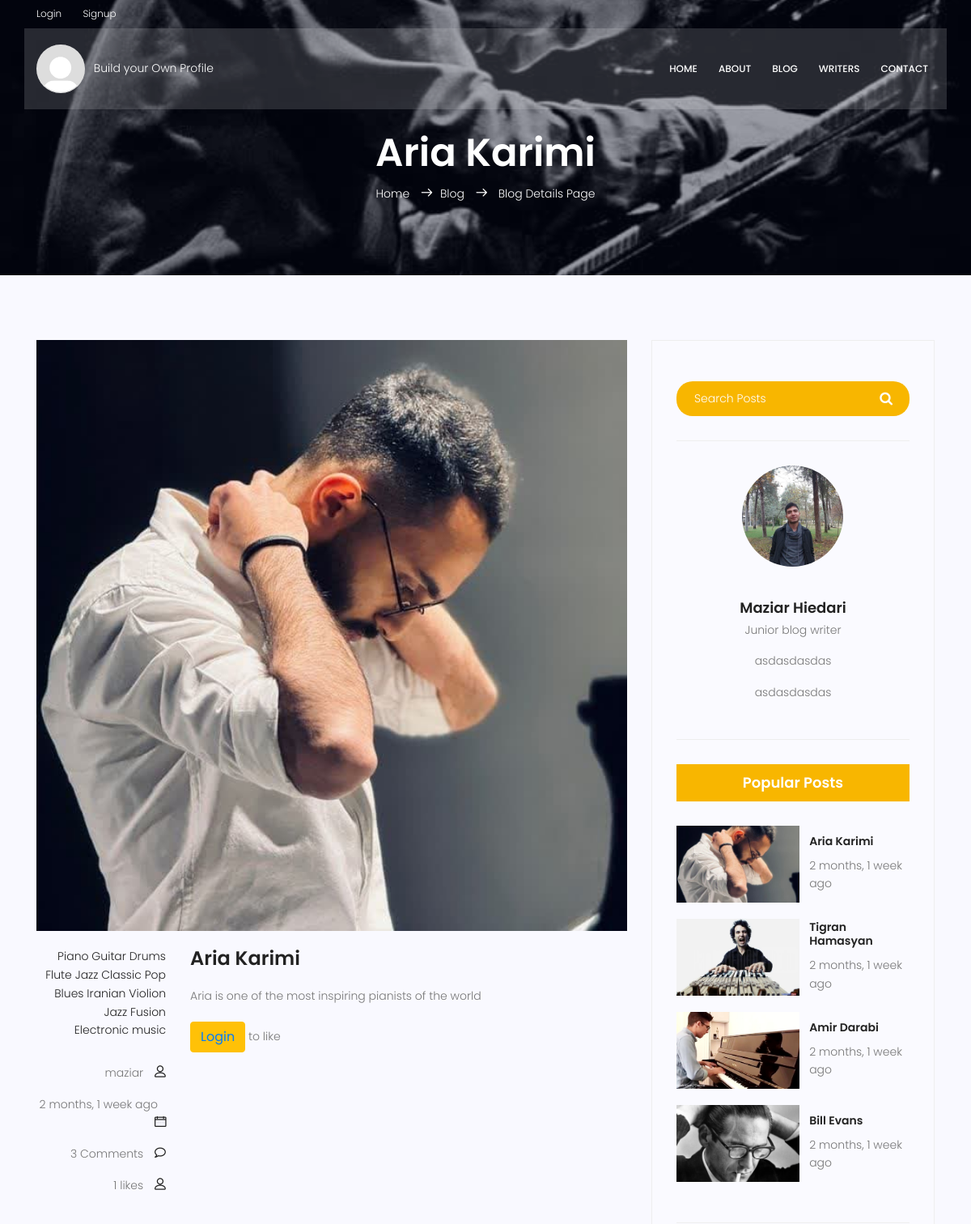
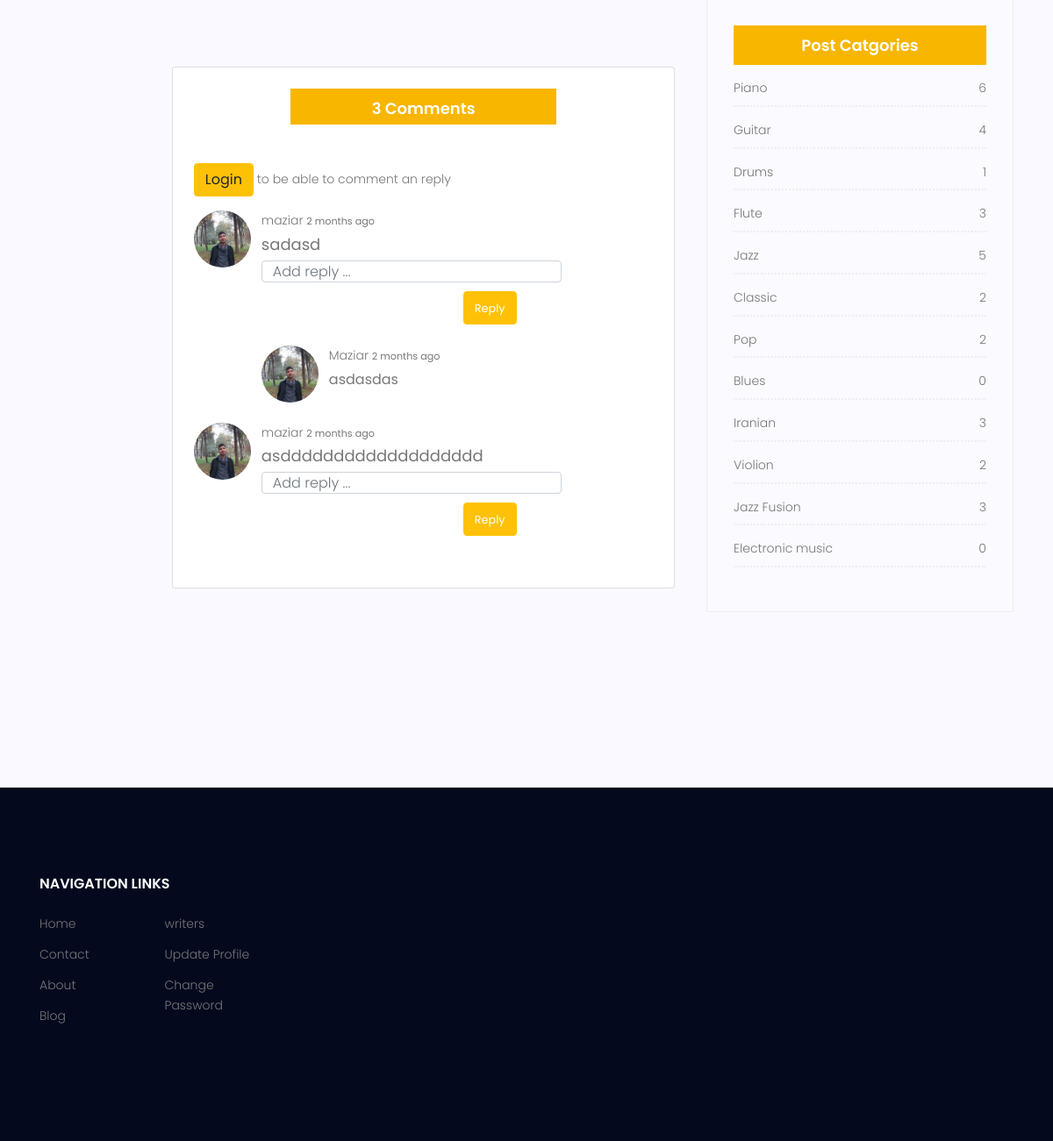
Page /blog/2 on the committed database (2 pictures, top to bottom).
### blog/models.py (models this page shows, shortened)
class Post(models.Model):
  title = models.CharField(max_length=255)
  image = models.ImageField()
  content = models.TextField()
  published_date = models.DateTimeField(auto_now_add=True)
  updated_date = models.DateTimeField(auto_now=True)
  counted_views = models.IntegerField(default=1)
  category = models.ManyToManyField(Category)
  author = models.ForeignKey(User, on_delete=models.SET_NULL, null=True)
  approved = models.BooleanField(default=False)
  likes = models.ManyToManyField(User, related_name='blog_post')
  def total_likes(self):
     return self.likes.count()
  class Meta:
     ordering = ['published_date']

class Category(models.Model):
  name = models.CharField(max_length=255)
  image = models.ImageField(default='Chick_Corea.jpg')
  def __str__(self):
    return self.name

### comment/models.py (models this page shows, shortened)
class Comment(models.Model):
  commenter = models.ForeignKey(User,on_delete=models.CASCADE)
  post = models.ForeignKey(Post, on_delete=models.CASCADE)
  content = models.TextField()
  date = models.DateTimeField(auto_now_add=True)

class Reply(models.Model):
  replier = models.ForeignKey(User, on_delete=models.SET_NULL, null=True, related_name='replies')
  parent_comment = models.ForeignKey(Comment, on_delete=models.CASCADE, related_name='replies')
  content = models.TextField()
  date = models.DateTimeField(auto_now_add=True)
  class Meta:
    ordering = ['date']

### accounts/models.py (models this page shows)
class Profile(models.Model):
  user = models.OneToOneField(User,on_delete=models.CASCADE, related_name='profile')
  image = models.ImageField(default='default_profile.png',blank=True, null=True)
  bio = models.TextField(default='No Bio yet...', blank=True)

### blog/views.py (the view, shortened to what this page needs)
# urls.py: path('<int:pid>', views.blog_single, name='single'),
def blog_single(request,pid):
  post = Post.objects.get(pk=pid)
  current_user = request.user
  comments = Comment.objects.filter(post=post).order_by('-date')
  comments_count = comments.count()
  replies_count = Reply.objects.filter(parent_comment__post=post).count()
  total_comments = replies_count+comments_count
  form = Comment_form()
  form.fields['content'].widget.attrs['class'] = 'form-control mb-10'
  form.fields['content'].widget.attrs['rows'] = '5'
  rform = Reply_form()
  rform.fields['content'].widget.attrs['class'] = 'form-control mb-10'
  rform.fields['content'].widget.attrs['style'] = 'height:25px;'
  rform.fields['content'].widget.attrs['rows'] = '5'
  rform.fields['content'].widget.attrs['width'] = '100%'
  categories = Category.objects.all()
  profile = Profile.objects.get(user=post.author)
  tracks = Track.objects.filter(post=post.id)
  liked = False
  if post.likes.filter(id=request.user.id).exists():
    liked=True
  return render(request, 'blog/blog-single.html', {
    'form':form,
    'rform':rform,
    'comments':comments,
      'post':post,
      'tracks':tracks,
      'categories':categories,
      'liked':liked,
      'profile':profile,
      'request':request,
      'total_comments':total_comments
    })

### comment/forms.py
class Comment_form(forms.ModelForm):
  content = forms.CharField(widget=forms.TextInput(attrs={'class':'input','placeholder':'enter comment'}))
  class Meta:
    model = Comment
    fields = ['content']

class Reply_form(forms.ModelForm):
  class Meta:
    model = Reply
    fields =['content']
    widgets = {
      'content': forms.TextInput(attrs={'placeholder':'Add reply ...'})
    }

### blog/templatetags/blog_tags.py (called while the page is built)
@register.simple_tag
def get_current_url(request):
    return unquote(request.build_absolute_uri())

@register.inclusion_tag('blog/post-categories.html')
def post_categories():
  category_counts = Category.objects.annotate(
  post_count=Count('post'))
  cat_dict = {}
  for category in category_counts:
    category_name = category.name
    post_count = category.post_count
    cat_dict[category_name] = post_count
  return {
    'categories':cat_dict
  }

@register.inclusion_tag('blog/popular.html')
def popular_posts():
  posts = Post.objects.filter(approved=True).order_by('-counted_views')[:4]
  return {
    'posts':posts
  }

@register.simple_tag(name='comments_count')
def func(pid):
    post = Post.objects.get(id=pid)
    comments = Comment.objects.filter(post=post)
    comments_count = comments.count()
    replies_count = Reply.objects.filter(parent_comment__post=post).count()
    total_comments = replies_count+comments_count
    return total_comments

@register.filter()
def upfirstletter(value):
    first = value[0] if len(value) > 0 else ''
    remaining = value[1:] if len(value) > 1 else ''
    return first.upper() + remaining

### templates/blog/blog-single.html
{% extends 'base.html' %}
{% load static %}
{% load humanize %}
{% load blog_tags %}
{% block content %}
<section class="relative about-banner">
	<div class="overlay overlay-bg"></div>
	<div class="container">
		<div class="row d-flex align-items-center justify-content-center">
			<div class="about-content col-lg-12">
				<h1 class="text-white">
					{{post.title|upfirstletter}}
				</h1>
				<p class="text-white link-nav"><a href="{% url 'website:index' %}">Home </a> <span class="lnr lnr-arrow-right"></span><a
						href="{% url 'blog:index' %}">Blog </a> <span class="lnr lnr-arrow-right"></span> <a href="blog-single.html"> Blog
						Details Page</a></p>
			</div>
		</div>
	</div>
</section>
<section class="post-content-area single-post-area">
	<div class="container">
		<div class="row">
			<div class="col-lg-8 posts-list">
				<div class="single-post row">
					<div class="col-lg-12">
						<div class="feature-img">
							<img class="img-fluid" src="{{post.image.url}}" alt="">
						</div>
					</div>
					<div class="col-lg-3  col-md-3 meta-details">
						<ul class="tags">
							{% for cat in categories %}
							<li><a href="{% url 'blog:category' cat_name=cat %}">{{cat}}</a></li>
							{% endfor %}
						</ul>
						<div class="user-details row">
							<p class="user-name col-lg-12 col-md-12 col-6"><a href="#">{{post.author.username}}</a> <span
									class="lnr lnr-user"></span></p>
							<p class="date col-lg-12 col-md-12 col-6"><a href="#">{{post.published_date|naturaltime}}</a> <span
									class="lnr lnr-calendar-full"></span></p>
							<p class="comments col-lg-12 col-md-12 col-6"><a href="#">{% comments_count post.id %} Comments</a> <span
									class="lnr lnr-bubble"></span></p>
									<p class="user-name col-lg-12 col-md-12 col-6"><a href="#">{{post.total_likes}} likes</a> <span
										class="lnr lnr-user"></span>
						</div>
					</div>
					<div class="col-lg-9 col-md-9">
						<h3 class="mt-20 mb-20">{{post.title|upfirstletter}}</h3>
						<p class="excert">
							{{post.content}}
						</p>
						{% if user.is_authenticated %}
						<form action="{% url 'blog:like_post' pid=post.id %}" method="post">
							{% csrf_token %}
										{% if liked %}
											<button type="submit" name="post_id" value="{{post.id}}" class="btn btn-danger btn-sm">Unlike</button>							- {{post.total_likes}} likes
										{% else %}
											<button type="submit" name="post_id" value="{{post.id}}" class="btn btn-primary btn-sm">Like</button>
										- {{post.total_likes}} likes
										{% endif %}
						</form>
						{% else %}
								<button class="btn btn-warning" ><a href="{% url 'accounts:login' %}">Login</a> </button> 	to like
						{% endif %}
					</div>
					{% include 'blog/comments.html' %}
				</div>
			</div>
			<div class="col-lg-4 sidebar-widgets">
				<div class="widget-wrap">
					{% include 'blog/search.html' %}
					{% load static %}
{% load blog_tags %}
<div class="single-sidebar-widget user-info-widget">
  <img class="bitch" src="{{profile.image.url}}" alt="">
  <a href="{% url 'blog:author' author_name=post.author.username %}"><h4>{{profile.user.first_name}} {{profile.user.last_name}}</h4></a>
  <p>
    Junior blog writer
  </p>
	{% if profile.bio %}
			<p>{{profile.bio}}</p>
		{% else %}
		<p>No Bio yet...</p>
	{% endif %}
  <p>
   {{profile.bio}}
  </p>
</div>
					{% popular_posts %}
					{% post_categories %}
				</div>
			</div>
		</div>
	</div>
</section>
{% endblock %}

### templates/blog/comments.html (shortened to what this page needs)
{% load static %}
{% load humanize %}
{% load blog_tags %}
<div class='my-comment-card'>
  <section class="gradient-custom">
    <div class="container my-5 py-5">
      <div class="row d-flex justify-content-center">
        <div class="col-md-12 col-lg-10 col-xl-8">
          <div class="card">
            <div class="card-body p-4">
              <h4 class="text-center mb-4 pb-2" >{{total_comments}} Comments</h4>
              <div class="row">
                <div class="col">
                  <div class="d-flex flex-start">
                      <div class="flex-grow-1 flex-shrink-1">
                        <div>
                          <div class="d-flex justify-content-between align-items-center">
                        </div>
                        {% if request.user.is_authenticated %}
                          <form action="{% url 'blog:single' pid=post.id %}" method="post">
                            {% csrf_token %}
                            <input type="hidden" value="{{request.user.id}}">
                            <input type="hidden" value="its_comment" name="form_type">
                            <div class="form-group ">
                              {{form.content}}
                              <button type="submit" class="btn btn-warning  text-uppercase" style="color:rgb(255, 255, 255)">Add</button>
                          </div>
                          </form>
                          <hr>
                         {% else %}
                         <p>
                          <form method="post" action="{% url 'accounts:login' %}">
                            <button type="submit" class="btn btn-warning">Login</button> to be able to comment an reply
                          </form>
                        </p>
                        {% endif %}
                      </div>
                    </div>
                  </div>
                </div>
              </div>
              {% for comment in comments %}
              <div class="row">
                <div class="col">
                  <div class="d-flex flex-start">
                    <img class="rounded-circle shadow-1-strong me-3"
                      src="{{comment.commenter.profile.image.url}}" style="object-fit: cover;" alt="avatar" width="65"
                      height="65" />
                    <div class="flex-grow-1 flex-shrink-1">
                      <div>
                        <div class="d-flex justify-content-between align-items-center">
                          <p class="mb-1">
                            {{comment.commenter}}  <span class="small">{{comment.date|naturaltime}}</span>
                          </p>
                        </div>
                        <div style="margin-bottom: 6px;">
                          <p style="font-size: 18px; " class="small mb-0">
                            {{comment.content}}
                            </p>
                        </div>
                        <div  >
                          <div style="width:100%">
                            <form method="post" action="{% url 'blog:reply_comment' pk=comment.id %}">
                              {{rform.content}}
                          </div>
                        </div>
                              <div class='reply-button' style="margin-bottom: 12px; ">
                                <button class="btn btn-warning" type="submit"><span class="small">Reply</span>
                                </button>
                              </div>
                      </div>
                      {% for rep in comment.replies.all %}
                      <div class="d-flex flex-start mt-4">
                        <a class="me-3" href="#">
                          <img class="rounded-circle shadow-1-strong"
                            src="{{rep.replier.profile.image.url}}" style="object-fit: cover;" alt="avatar"
                            width="65" height="65" />
                        </a>
                        <div class="flex-grow-1 flex-shrink-1">
                          <div>
                            <div class="d-flex justify-content-between align-items-center">
                              <p class="mb-1">
                                {{rep.replier.first_name}} <span class="small">{{rep.date|naturaltime}}</span>
                              </p>
                            </div>
                            <p style="font-size:16px;" class="small mb-0">
                              {{rep.content}}
                            </p>
                          </div>
                        </div>
                      </div>
                      {% endfor %}
                    </div>
                  </div>
                </div>
              </div>
              <br>
              {% endfor %}
            </div>
          </div>
        </div>
      </div>
    </div>
  </section>
 </div>

### templates/blog/popular.html
{% load static %}
{% load blog_tags %}
{% load humanize %}
<div class="single-sidebar-widget popular-post-widget">
  <h4 class="popular-title">Popular Posts</h4>
  <div class="popular-post-list">
    {% for post in posts %}
    <div class="single-post-list d-flex flex-row align-items-center">
      <div class="thumb">
        <img class="img-fluid" src="{{post.image.url}}" alt="">
      </div>
      <div class="details">
        <a href="{% url 'blog:single' pid=post.id %}"><h6>{{post.title}}</h6></a>
        <p>{{post.published_date|naturaltime}}</p>
      </div>
    </div>
    {% endfor %}
  </div>
</div>

### templates/blog/post-categories.html
{% load static %}
<div class="single-sidebar-widget post-category-widget">
  <h4 class="category-title">Post Catgories</h4>
  <ul class="cat-list">
    {% for cat,value in categories.items %}
    <li>
      <a href="{% url 'blog:category' cat_name=cat %}" class="d-flex justify-content-between">
        <p>{{cat}}</p>
        <p>{{value}}</p>
      </a>
    </li>
    {% endfor %}
  </ul>
</div>

### rows in the picture
Post: title|upfirstletter "Aria Karimi", image (picture), author.username "maziar", published_date "2 months, 1 week ago", id "3", total_likes "1", content "Aria is one of the most inspiring pianists of the world", title "Aria Karimi"
Category: name "Piano", categories "Piano"
Category: name "Guitar", categories "Guitar"
Category: name "Drums", categories "Drums"
Category: name "Flute", categories "Flute"
Category: name "Jazz", categories "Jazz"
Category: name "Classic", categories "Classic"
Category: name "Pop", categories "Pop"
Category: name "Blues", categories "Blues"
Category: name "Iranian", categories "Iranian"
Category: name "Violion", categories "Violion"
Category: name "Jazz Fusion", categories "Jazz Fusion"
Category: name "Electronic music", categories "Electronic music"
Comment: commenter.profile.image (picture), commenter "maziar", date "2 months ago", content "sadasd"
Reply: replier.profile.image (picture), replier.first_name "Maziar", date "2 months ago", content "asdasdas"
Comment: commenter.profile.image (picture), commenter "maziar", date "2 months ago", content "asddddddddddddddddddd"
Profile: image (picture), user.first_name "Maziar", user.last_name "Hiedari", bio "asdasdasdas"
Post: image (picture), title "Tigran Hamasyan", published_date "2 months, 1 week ago"
Post: image (picture), title "Amir Darabi", published_date "2 months, 1 week ago"
Post: image (picture), title "Bill Evans", published_date "2 months, 1 week ago"

### other values in the picture
{{ total_comments }} "3"
{{ value }} "6" "4" "1" "3" "5" "2" "2" "0" "3" "2" "3" "0"
